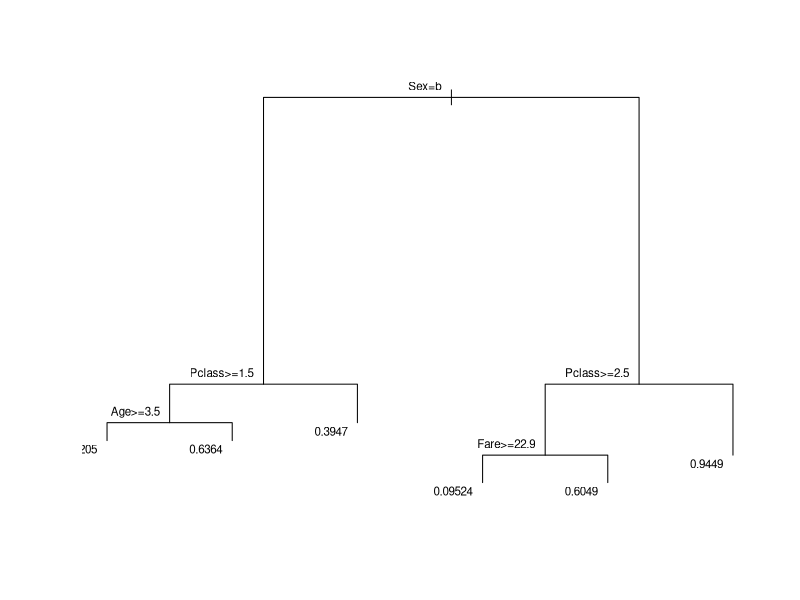

Recreate this plot in R. (Note: this script raises an error after producing the figure.)
################
# Cadreon Data Analyst Application
# R Task

my.titanic = read.csv("titanic.csv")
my.predict = read.csv("predict.csv")

# Given the titanic.csv and predict.csv datasets:
# 1.	Using the titainc.csv dataset, create two partitions: train with 70% of the total records and test with the remaining 30%.

samp = sample(1:891,size = 891*0.7)


train = my.titanic[samp,]
test = my.titanic[-samp,]

# 2.	Before training a model, perform any variable transformation if necessary and briefly explain why.

# Data cleaning needs to be performed to remove any errors and missing values. Factor values and strings may also need to be converted to numerical values in order to be used in the modelling.

str(my.titanic)

# The variable Age contains non-numeric values, which need to be corrected if the data is to be used in the model. In this case, I will set all NA values to the median age.

my.titanic$Age[is.na(my.titanic$Age)] = median(my.titanic$Age, na.rm = TRUE)


# Sex of passengers is a factor. In order to perform modelling on sex as a feature, this need to be converted to a number, 1 = Female, 2 = Male

my.titanic$Sex <- as.numeric(my.titanic$Sex)

# Embarked is also a factor, we convert 1 = "", 2 = "C", 3 = "Q", 4 = "S"

my.titanic$Embarked = as.numeric(my.titanic$Embarked)

# Split cleaned data into train and test
# train = my.titanic[samp,]
# test = my.titanic[-samp,]


# 3.	Use the package rpart to train a decision tree model on the train partition, using the column "Survived" as the outcome.


# Recursive Partitioning and Regression Trees
library(rpart)

fit = rpart(Survived ~ Pclass + Sex + Age + SibSp + Parch + Fare + Embarked, data=train)

# fit = rpart(Survived ~ Pclass + Sex + Age, data=train)

# You can plot the regression tree using the following commands
plot(fit)
text(fit, cex = 0.7,pos = 2)


# 4.	After training the model, report the importance of each variable.

# The R command summary(fit) returns a number of details of the rpart model. The importance of each variable can be shown in the following component

fit$variable.importance

#       Sex      Fare    Pclass       Age     Parch     SibSp  Embarked 
# 44.896279 25.600646 12.210541  9.240344  5.799570  5.631461  3.221121

# Sex appears to be the most important variable in the model, followed by Fare, Pclass and Age

# 5.	Now, test the model on the test partition.

# Use the predict function to test the model on the test data

pre = predict(fit,newdata = test)

# predict comes back with the probability value of predictions, so we need to convert this into a survived/not survived value as follows:

pre =ifelse(pre<0.5, 0, 1)

# We can do an initial summary of results in the following tables

table(pre)
#   0   1 
# 189  79 
table(test$Survived)
#   0   1 
# 180  88 

# 6.	After testing the model report the overall model accuracy and misclassification rates using a confusion matrix.

# The confusion matrix displays a cross-tabulation of predicted and actual values

library(caret)

temp = confusionMatrix(reference = test$Survived,data = pre)
temp$table
#           Reference
# Prediction   0   1
#          0 162  27
#          1  18  61

# From this table we can see that 189 passengers are predicted to die, and 79 to survive.
# However, the test data shows that 180 die, and 88 survive, with 45 passengers misclassified as
# either false positive or false negative.

misclassified = (pre != test$Survived)
sum(misclassified)
# [1] 43

misclassError = mean(misclassified)
print(paste(("Accuracy = "), 1-misclassError))

# [1] "Accuracy =  0.832089552238806"

# 7.	Use your model to predict the survival of passengers in the predict.csv dataset (score the file) and save your results in the same file.

# We also have to remove NA values and convert factors into numeric variables for the predict.csv data

my.predict$Age[is.na(my.predict$Age)] = median(my.predict$Age, na.rm = TRUE)
my.predict$Sex = as.numeric(my.predict$Sex)
my.predict$Embarked = as.numeric(my.predict$Embarked)

# Run the prediction on the data, and adjust the resulting probabilities into 0 and 1 values

finalpre = predict(fit,newdata = my.predict)
PredSurvived = ifelse(finalpre<0.5, 0, 1)

table(PredSurvived)
# PredSurvived
#   0   1 
# 173 127 

# We can then add the results to the predict data and write it into a .csv file

my.predict = cbind(my.predict,PredSurvived)

write.csv(my.predict, "MyPredictions.csv", row.names = FALSE)

# 8.	Upload your code to a public repository (Github is recommended) and share the project link.
